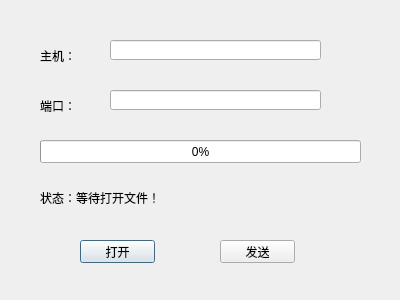
<?xml version="1.0" encoding="UTF-8"?>
<ui version="4.0">
 <class>Client</class>
 <widget class="QDialog" name="Client">
  <property name="geometry">
   <rect>
    <x>0</x>
    <y>0</y>
    <width>400</width>
    <height>300</height>
   </rect>
  </property>
  <property name="windowTitle">
   <string>Client</string>
  </property>
  <widget class="QLabel" name="label">
   <property name="geometry">
    <rect>
     <x>40</x>
     <y>50</y>
     <width>54</width>
     <height>12</height>
    </rect>
   </property>
   <property name="text">
    <string>主机：</string>
   </property>
  </widget>
  <widget class="QLabel" name="label_2">
   <property name="geometry">
    <rect>
     <x>40</x>
     <y>100</y>
     <width>54</width>
     <height>12</height>
    </rect>
   </property>
   <property name="text">
    <string>端口：</string>
   </property>
  </widget>
  <widget class="QLineEdit" name="hostLineEdit">
   <property name="geometry">
    <rect>
     <x>110</x>
     <y>40</y>
     <width>211</width>
     <height>20</height>
    </rect>
   </property>
  </widget>
  <widget class="QLineEdit" name="portLineEdit">
   <property name="geometry">
    <rect>
     <x>110</x>
     <y>90</y>
     <width>211</width>
     <height>20</height>
    </rect>
   </property>
  </widget>
  <widget class="QProgressBar" name="clientProgressBar">
   <property name="geometry">
    <rect>
     <x>40</x>
     <y>140</y>
     <width>321</width>
     <height>23</height>
    </rect>
   </property>
   <property name="value">
    <number>0</number>
   </property>
  </widget>
  <widget class="QLabel" name="clientStatusLabel">
   <property name="geometry">
    <rect>
     <x>40</x>
     <y>190</y>
     <width>291</width>
     <height>16</height>
    </rect>
   </property>
   <property name="text">
    <string>状态：等待打开文件！</string>
   </property>
  </widget>
  <widget class="QPushButton" name="openButton">
   <property name="geometry">
    <rect>
     <x>80</x>
     <y>240</y>
     <width>75</width>
     <height>23</height>
    </rect>
   </property>
   <property name="text">
    <string>打开</string>
   </property>
  </widget>
  <widget class="QPushButton" name="sendButton">
   <property name="geometry">
    <rect>
     <x>220</x>
     <y>240</y>
     <width>75</width>
     <height>23</height>
    </rect>
   </property>
   <property name="text">
    <string>发送</string>
   </property>
  </widget>
 </widget>
 <layoutdefault spacing="6" margin="11"/>
 <resources/>
 <connections/>
</ui>
